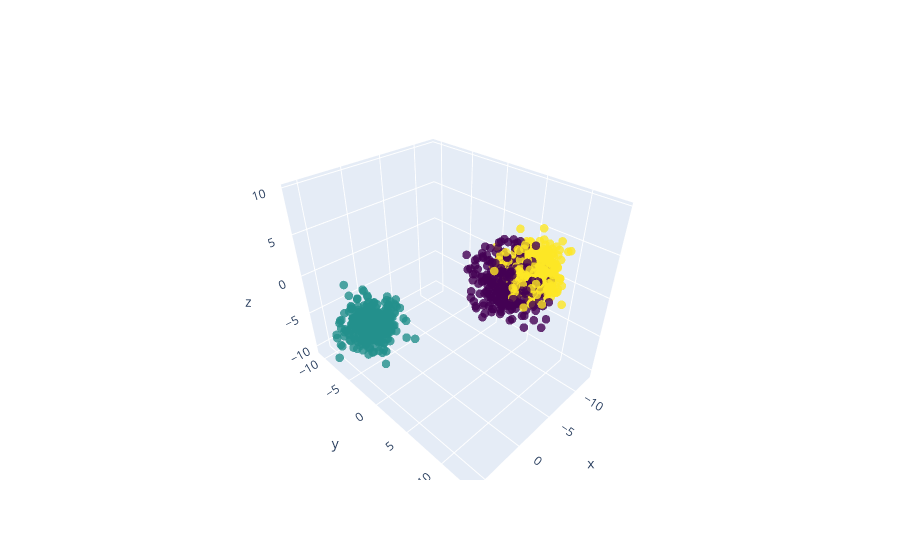

The notebook cell this image was saved under:
### Code cell
# visualize the 3D points 
import plotly.graph_objects as go
import numpy as np

# Generate 3D points
points = points_blobs

# Create a 3D scatter plot
fig = go.Figure(data=[go.Scatter3d(
    x=points[:, 0],
    y=points[:, 1],
    z=points[:, 2],
    mode='markers',
    marker=dict(
        size=5,
        color=labels_blobs,
        colorscale='Viridis',
        opacity=0.8
    )
)])
fig.show()

### Figure 1 — Plotly figure (JSON) as saved in the notebook; plotly's stock layout.template omitted (floating-point values rounded to 4 significant figures; data arrays with more than 128 entries replaced by an {"elided": "..."} marker saying what was removed)
{"data": [{"marker": {"color": {"elided": "1000 int values"}, "colorscale": [[0, "#440154"], [0.1111, "#482878"], [0.2222, "#3e4989"], [0.3333, "#31688e"], [0.4444, "#26828e"], [0.5556, "#1f9e89"], [0.6667, "#35b779"], [0.7778, "#6ece58"], [0.8889, "#b5de2b"], [1, "#fde725"]], "opacity": 0.8, "size": 5}, "mode": "markers", "type": "scatter3d", "x": {"elided": "1000 float values"}, "y": {"elided": "1000 float values"}, "z": {"elided": "1000 float values"}}], "layout": {}}
